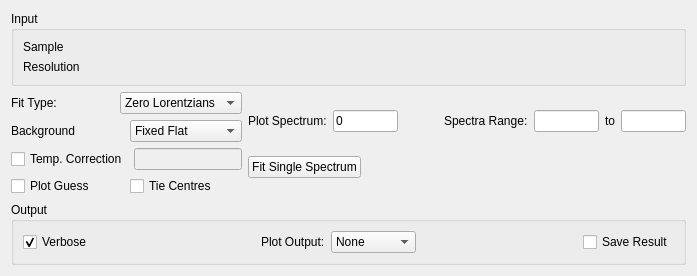
     <widget class="QWidget" name="tabConFit">
      <attribute name="title">
       <string>ConvFit</string>
      </attribute>
      <layout class="QVBoxLayout" name="verticalLayout_42">
       <item>
        <widget class="QGroupBox" name="confit_gbInput">
         <property name="title">
          <string>Input</string>
         </property>
         <layout class="QGridLayout" name="confit_layoutFiles">
          <item row="0" column="0">
           <widget class="QLabel" name="label_42">
            <property name="sizePolicy">
             <sizepolicy hsizetype="Fixed" vsizetype="Preferred">
              <horstretch>0</horstretch>
              <verstretch>0</verstretch>
             </sizepolicy>
            </property>
            <property name="text">
             <string>Sample</string>
            </property>
           </widget>
          </item>
          <item row="1" column="0">
           <widget class="QLabel" name="label_32">
            <property name="sizePolicy">
             <sizepolicy hsizetype="Fixed" vsizetype="Preferred">
              <horstretch>0</horstretch>
              <verstretch>0</verstretch>
             </sizepolicy>
            </property>
            <property name="text">
             <string>Resolution</string>
            </property>
           </widget>
          </item>
          <item row="0" column="1" colspan="2">
           <widget class="MantidQt::MantidWidgets::DataSelector" name="confit_dsSampleInput" native="true">
            <property name="sizePolicy">
             <sizepolicy hsizetype="Minimum" vsizetype="Fixed">
              <horstretch>0</horstretch>
              <verstretch>0</verstretch>
             </sizepolicy>
            </property>
            <property name="autoLoad" stdset="0">
             <bool>true</bool>
            </property>
            <property name="workspaceSuffixes" stdset="0">
             <stringlist>
              <string>_red</string>
              <string>_sqw</string>
             </stringlist>
            </property>
            <property name="fileBrowserSuffixes" stdset="0">
             <stringlist>
              <string>_red.nxs</string>
              <string>_sqw.nxs</string>
              <string>.sqw</string>
              <string>.red</string>
             </stringlist>
            </property>
            <property name="showLoad" stdset="0">
             <bool>false</bool>
            </property>
           </widget>
          </item>
          <item row="1" column="1" colspan="2">
           <widget class="MantidQt::MantidWidgets::DataSelector" name="confit_dsResInput" native="true">
            <property name="sizePolicy">
             <sizepolicy hsizetype="Minimum" vsizetype="Fixed">
              <horstretch>0</horstretch>
              <verstretch>0</verstretch>
             </sizepolicy>
            </property>
            <property name="autoLoad" stdset="0">
             <bool>false</bool>
            </property>
            <property name="workspaceSuffixes" stdset="0">
             <stringlist>
              <string>_res</string>
              <string>_red</string>
             </stringlist>
            </property>
            <property name="fileBrowserSuffixes" stdset="0">
             <stringlist>
              <string>_res.nxs</string>
              <string>_red.nxs</string>
             </stringlist>
            </property>
            <property name="showLoad" stdset="0">
             <bool>false</bool>
            </property>
           </widget>
          </item>
         </layout>
        </widget>
       </item>
       <item>
        <layout class="QHBoxLayout" name="confit_layoutPlotArea">
         <item>
          <layout class="QVBoxLayout" name="confit_layoutProperties">
           <item>
            <layout class="QVBoxLayout" name="confit_layoutOptions">
             <item>
              <layout class="QHBoxLayout" name="confit_layoutFitType">
               <item>
                <widget class="QLabel" name="confit_lbFitType">
                 <property name="text">
                  <string>Fit Type:</string>
                 </property>
                </widget>
               </item>
               <item>
                <widget class="QComboBox" name="confit_cbFitType">
                 <item>
                  <property name="text">
                   <string>Zero Lorentzians</string>
                  </property>
                 </item>
                 <item>
                  <property name="text">
                   <string>One Lorentzian</string>
                  </property>
                 </item>
                 <item>
                  <property name="text">
                   <string>Two Lorentzians</string>
                  </property>
                 </item>
                </widget>
               </item>
              </layout>
             </item>
             <item>
              <layout class="QHBoxLayout" name="confit_layoutBackground">
               <item>
                <widget class="QLabel" name="confit_lbBackground">
                 <property name="text">
                  <string>Background</string>
                 </property>
                </widget>
               </item>
               <item>
                <widget class="QComboBox" name="confit_cbBackground">
                 <item>
                  <property name="text">
                   <string>Fixed Flat</string>
                  </property>
                 </item>
                 <item>
                  <property name="text">
                   <string>Fit Flat</string>
                  </property>
                 </item>
                 <item>
                  <property name="text">
                   <string>Fit Linear</string>
                  </property>
                 </item>
                </widget>
               </item>
              </layout>
             </item>
             <item>
              <layout class="QHBoxLayout" name="horizontalLayout_28">
               <item>
                <widget class="QCheckBox" name="confit_ckTempCorrection">
                 <property name="text">
                  <string>Temp. Correction</string>
                 </property>
                </widget>
               </item>
               <item>
                <widget class="QLineEdit" name="confit_leTempCorrection">
                 <property name="enabled">
                  <bool>false</bool>
                 </property>
                 <property name="sizePolicy">
                  <sizepolicy hsizetype="Preferred" vsizetype="Fixed">
                   <horstretch>0</horstretch>
                   <verstretch>0</verstretch>
                  </sizepolicy>
                 </property>
                 <property name="toolTip">
                  <string>If set, applies the correction x*temp / 1-exp(x*temp) to the lorentzian before convolution.</string>
                 </property>
                </widget>
               </item>
              </layout>
             </item>
             <item>
              <layout class="QHBoxLayout" name="horizontalLayout_30">
               <item>
                <widget class="QCheckBox" name="confit_ckPlotGuess">
                 <property name="text">
                  <string>Plot Guess</string>
                 </property>
                </widget>
               </item>
               <item>
                <widget class="QCheckBox" name="confit_ckTieCentres">
                 <property name="text">
                  <string>Tie Centres</string>
                 </property>
                </widget>
               </item>
              </layout>
             </item>
            </layout>
           </item>
           <item>
            <layout class="QVBoxLayout" name="confit_properties"/>
           </item>
          </layout>
         </item>
         <item>
          <layout class="QVBoxLayout" name="confit_layoutMiniPlot">
           <item>
            <layout class="QHBoxLayout" name="confit_plot"/>
           </item>
           <item>
            <layout class="QHBoxLayout" name="confit_layoutSpectra">
             <item>
              <widget class="QLabel" name="label_5">
               <property name="text">
                <string>Plot Spectrum:</string>
               </property>
              </widget>
             </item>
             <item>
              <widget class="QLineEdit" name="confit_lePlotSpectrum">
               <property name="sizePolicy">
                <sizepolicy hsizetype="Maximum" vsizetype="Fixed">
                 <horstretch>0</horstretch>
                 <verstretch>0</verstretch>
                </sizepolicy>
               </property>
               <property name="maximumSize">
                <size>
                 <width>65</width>
                 <height>16777215</height>
                </size>
               </property>
               <property name="text">
                <string>0</string>
               </property>
              </widget>
             </item>
             <item>
              <spacer name="horizontalSpacer_15">
               <property name="orientation">
                <enum>Qt::Horizontal</enum>
               </property>
               <property name="sizeHint" stdset="0">
                <size>
                 <width>40</width>
                 <height>20</height>
                </size>
               </property>
              </spacer>
             </item>
             <item>
              <widget class="QLabel" name="confit_lbSpecNo">
               <property name="text">
                <string>Spectra Range:</string>
               </property>
              </widget>
             </item>
             <item>
              <widget class="QLineEdit" name="confit_leSpectraMin">
               <property name="sizePolicy">
                <sizepolicy hsizetype="Maximum" vsizetype="Fixed">
                 <horstretch>0</horstretch>
                 <verstretch>0</verstretch>
                </sizepolicy>
               </property>
               <property name="maximumSize">
                <size>
                 <width>65</width>
                 <height>16777215</height>
                </size>
               </property>
              </widget>
             </item>
             <item>
              <widget class="QLabel" name="confit_lbTo">
               <property name="text">
                <string>to</string>
               </property>
              </widget>
             </item>
             <item>
              <widget class="QLineEdit" name="confit_leSpectraMax">
               <property name="sizePolicy">
                <sizepolicy hsizetype="Maximum" vsizetype="Fixed">
                 <horstretch>0</horstretch>
                 <verstretch>0</verstretch>
                </sizepolicy>
               </property>
               <property name="maximumSize">
                <size>
                 <width>65</width>
                 <height>16777215</height>
                </size>
               </property>
               <property name="text">
                <string/>
               </property>
              </widget>
             </item>
            </layout>
           </item>
           <item>
            <layout class="QHBoxLayout" name="horizontalLayout_13">
             <item>
              <widget class="QPushButton" name="confit_pbSingle">
               <property name="text">
                <string>Fit Single Spectrum</string>
               </property>
              </widget>
             </item>
             <item>
              <spacer name="horizontalSpacer_2">
               <property name="orientation">
                <enum>Qt::Horizontal</enum>
               </property>
               <property name="sizeHint" stdset="0">
                <size>
                 <width>40</width>
                 <height>20</height>
                </size>
               </property>
              </spacer>
             </item>
            </layout>
           </item>
          </layout>
         </item>
        </layout>
       </item>
       <item>
        <widget class="QGroupBox" name="confit_gbOutput">
         <property name="title">
          <string>Output</string>
         </property>
         <layout class="QHBoxLayout" name="horizontalLayout_10">
          <item>
           <widget class="QCheckBox" name="confit_ckVerbose">
            <property name="text">
             <string>Verbose</string>
            </property>
            <property name="checked">
             <bool>true</bool>
            </property>
           </widget>
          </item>
          <item>
           <spacer name="horizontalSpacer_21">
            <property name="orientation">
             <enum>Qt::Horizontal</enum>
            </property>
            <property name="sizeHint" stdset="0">
             <size>
              <width>40</width>
              <height>20</height>
             </size>
            </property>
           </spacer>
          </item>
          <item>
           <widget class="QLabel" name="confit_lbPlotSeq">
            <property name="text">
             <string>Plot Output:</string>
            </property>
           </widget>
          </item>
          <item>
           <widget class="QComboBox" name="confit_cbPlotOutput">
            <item>
             <property name="text">
              <string>None</string>
             </property>
            </item>
            <item>
             <property name="text">
              <string>All</string>
             </property>
            </item>
            <item>
             <property name="text">
              <string>Amplitude</string>
             </property>
            </item>
            <item>
             <property name="text">
              <string>FWHM</string>
             </property>
            </item>
           </widget>
          </item>
          <item>
           <spacer name="horizontalSpacer_4">
            <property name="orientation">
             <enum>Qt::Horizontal</enum>
            </property>
            <property name="sizeHint" stdset="0">
             <size>
              <width>40</width>
              <height>20</height>
             </size>
            </property>
           </spacer>
          </item>
          <item>
           <widget class="QCheckBox" name="confit_ckSaveSeq">
            <property name="text">
             <string>Save Result</string>
            </property>
           </widget>
          </item>
         </layout>
        </widget>
       </item>
      </layout>
     </widget>
